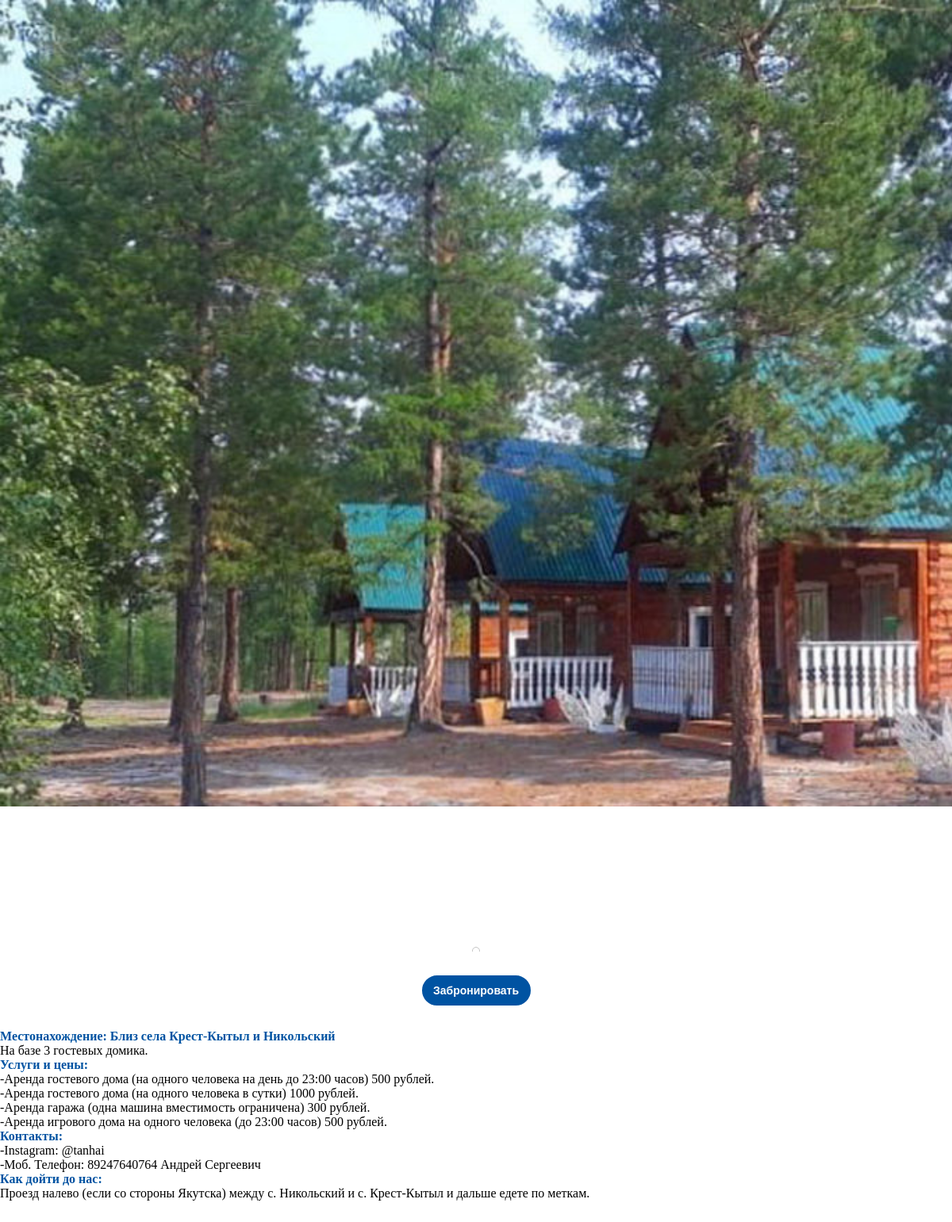
Page /tanhai.php on the committed database.
### tables this page shows
CREATE TABLE `services` (
  `id` int(11) NOT NULL,
  `base_name` varchar(255) NOT NULL,
  `name` varchar(255) NOT NULL,
  `price` int(11) NOT NULL
);

### tanhai.php (the view, shortened to what this page needs)
<!DOCTYPE html>
<html lang="ru">
<head>
    <?php $title = "Турбаза 'Танхай'"; ?>
    <link rel="stylesheet" href="css/kenkeme.css">
</head>
<body>
    <div class="slider">
        <div class="slide">
            <div class="slider__item">
                <img src="images/kenkeme/2.jpg" alt="">
            </div>
        </div>
    </div>
    <form action="bron1.php" method="POST">
        <input type="submit" value="Забронировать">
    </form>
    <b>Местонахождение: Близ села Крест-Кытыл и Никольский<br></b>
    На базе 3 гостевых домика.
    <ul><b>Услуги и цены:</b><br>
        <?php
        require "php/connection.php";
        $link = mysqli_connect($host, $user, $user, $database)
            or die("Ошибка " . mysqli_error($link));
        $title = '"' . $title . '"';
        $query = "SELECT * FROM `services` WHERE `base_name` = $title";
        $res = mysqli_query($link, $query);
        if ($res) {
            while ($result = mysqli_fetch_array($res)) {
                echo "-{$result['name']} {$result['price']} рублей.<br>";
            }
        }else {
            echo 'sdfs';
        }
        ?>
    </ul>
    <b>Контакты:</b><br>
    -Instagram: @tanhai<br>
    -Моб. Телефон: 89247640764 Андрей Сергеевич<br>
    <b>Как дойти до нас:</b><br>
    Проезд налево (если со стороны Якутска) между с. Никольский и с. Крест-Кытыл и дальше едете по меткам.<br>
    <br><br><br><br><br>
</body>
</html>

### css/kenkeme.css (style rules this page uses)
* { padding: 0; margin: 0; }
body { height: auto; }
.slider { position: relative; width: 100vw; height: 100vw; border-radius: 0 0 16px 16px; overflow: hidden; }
.slide { width: 100vw; height: 100vw; overflow: hidden; }
.slider img { display: inline-block; height: 100vw; border-radius: 0 0 16px 16px; }
.slider__item { display: inline-block; }
button, input[type="submit"] { text-align: center; color: black; display: block; margin: 30px auto 30px auto; border-radius: 23.5px; border: solid #0053A2 3px; outline: none; font-size: 14px; font-weight: bold; }
button, input[type="submit"] { width: 137px; height: 38px; background-color: #0053A2; color: white; }
b { color: #0053A2; }

### rows in the picture
services: name "Аренда гостевого дома (на одного человека на день до 23:00 часов)", price "500"
services: name "Аренда гостевого дома (на одного человека в сутки)", price "1000"
services: name "Аренда гаража (одна машина вместимость ограничена)", price "300"
services: name "Аренда игрового дома на одного человека (до 23:00 часов)", price "500"
